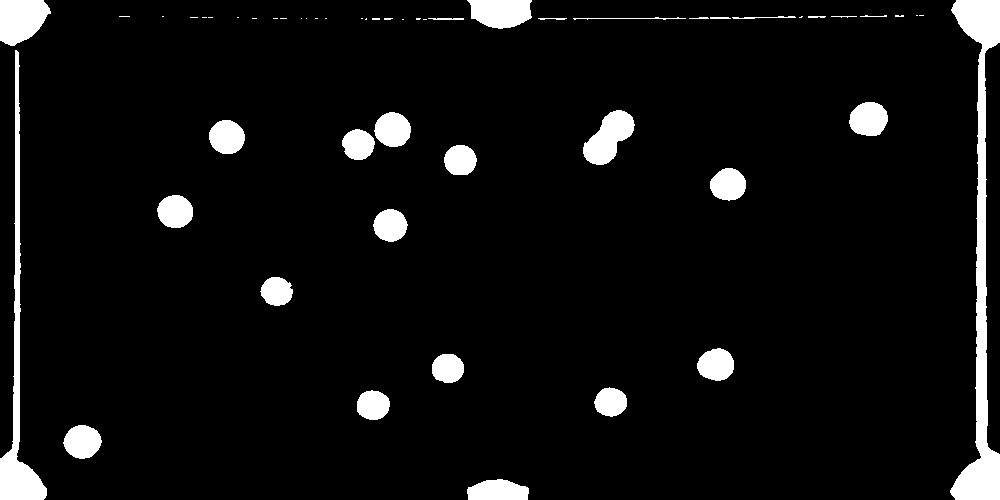
#> input picture prototypes/cue_ball_detection/background.png, 1000 x 500 px
$ python hough_circles_parameter_with_trackbar.py
#> lines starting #> are read from the running program, lines starting #| are printed output that depends on the picture; after the words box and inside, x2 and y2 are one past the last pixel; in counts of white or black regions, pixels touching at a corner belong together
"""
script which can be used to determine the parameters for the houghCircles function.
make sure the right image is read
"""

import cv2 as cv
import numpy as np

def nothing(x):
    pass

img = cv.imread('background.png')
#> img is the input picture: shape (500, 1000, 3); 6% white; 53 white regions (24 under 20 px), largest, box (x1, y1, x2, y2) and area: (950, 0, 1000, 500) 7422, (0, 50, 47, 500) 3840, (0, 0, 51, 46) 1789
img_to_process = cv.cvtColor(img, cv.COLOR_BGR2GRAY)

cv.namedWindow('trackbars')
cv.createTrackbar('dp', 'trackbars', 23, 100, nothing)
cv.createTrackbar('minDist', 'trackbars', 1, 100, nothing)
cv.createTrackbar('param1', 'trackbars', 50, 300, nothing)
cv.createTrackbar('param2', 'trackbars', 39, 300, nothing)
cv.createTrackbar('minRadius', 'trackbars', 0, 300, nothing)
cv.createTrackbar('maxRadius', 'trackbars', 20, 300, nothing)

while 1:
    dp = cv.getTrackbarPos('dp', 'trackbars') / 10 + 0.9
    minDist = cv.getTrackbarPos('minDist', 'trackbars')
    param1 = cv.getTrackbarPos('param1', 'trackbars')
    param2 = cv.getTrackbarPos('param2', 'trackbars')
    minRadius = cv.getTrackbarPos('minRadius', 'trackbars')
    maxRadius = cv.getTrackbarPos('maxRadius', 'trackbars')
    circle_image = img.copy()

    circles = cv.HoughCircles(img_to_process, cv.HOUGH_GRADIENT, dp, minDist, param1=param1, param2=param2, minRadius=minRadius, maxRadius=maxRadius)
#> circles = 18 rows, first 8: [392, 129.6, 17.28], [225.6, 136, 17.92], [388.8, 225.6, 16.64], [372.8, 404.8, 16], [81.6, 440, 17.92], [728, 184, 17.6], [174.4, 209.6, 17.92], [276.8, 289.6, 15.68]
    if circles is not None:
        circles = np.uint16(np.around(circles))
#> circles = 18 rows, first 8: [392, 130, 17], [226, 136, 18], [389, 226, 17], [373, 405, 16], [82, 440, 18], [728, 184, 18], [174, 210, 18], [277, 290, 16]
        print(len(circles[0]))
#| 18
        for circle in circles[0, :]:
            cv.circle(circle_image, (circle[0], circle[1]), circle[2], (0, 255, 0), 2)
#> this loop made 18 passes
#> circle on passes 1 to 12: [392, 130, 17], [226, 136, 18], [389, 226, 17], [373, 405, 16], [82, 440, 18], [728, 184, 18], [174, 210, 18], [277, 290, 16], [459, 162, 16], [869, 117, 18], [357, 146, 17], [446, 366, 16]
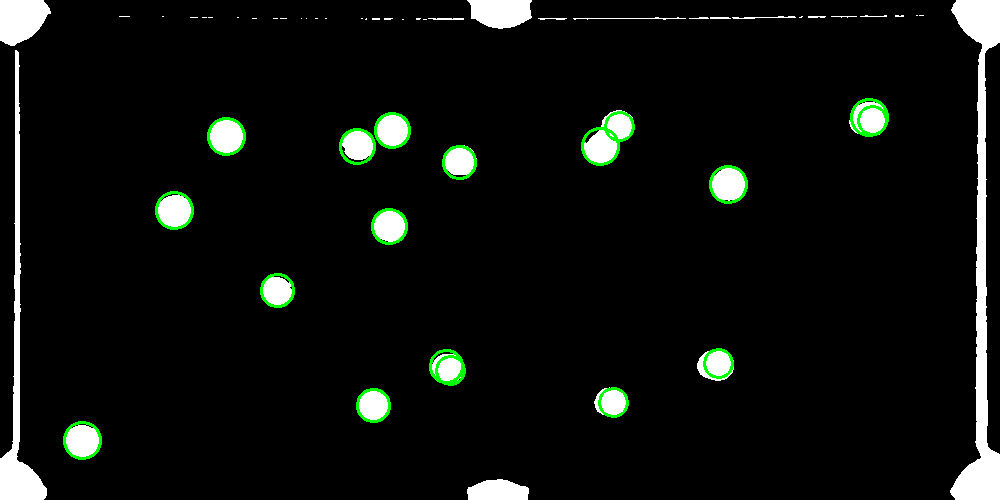
#> circle_image: shape (500, 1000, 3); 1.09% of pixels changed, all inside (x1, y1, x2, y2) = (63, 98, 889, 460)

    cv.imshow('_image', img)
    cv.imshow('image', circle_image)
    cv.waitKey(1)
